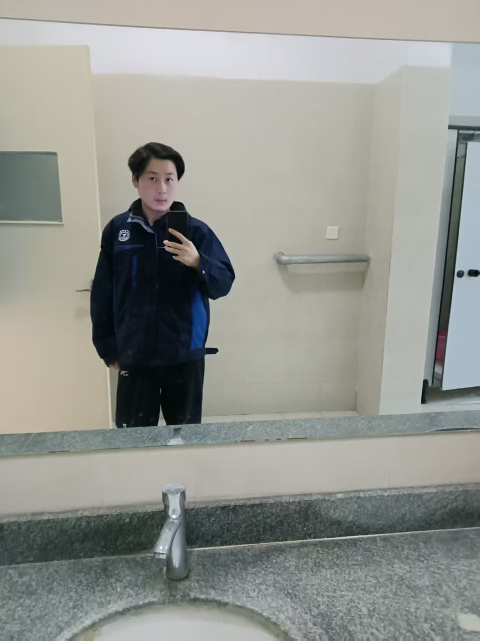
#> input picture us_imgs_hd/b858efb5f3a5e24823c816599005c57.jpg, 960 x 1282 px, found by its file name (shown at 1/2 size); its folder holds 6 pictures in this run
$ python enhance_all.py
#> lines starting #> are read from the running program, lines starting #| are printed output that depends on the picture
from PIL import Image, ImageEnhance, ImageFilter
import os

d = r"C:\Users\FYH\Documents\New project\us_imgs_hd"

# Ultra-enhance all images
for f in sorted(os.listdir(d)):
    if not f.lower().endswith('.jpg'): continue
    if 'user_photo' in f: continue
    if f.startswith('285d') or f.startswith('b858'): continue

    fp = os.path.join(d, f)
    im = Image.open(fp).convert("RGB")
    w, h = im.size

    # Aggressive enhancement for low-res-origin images
    if w <= 1000 and h <= 1000:
        im = im.resize((1920, 1080), Image.LANCZOS)
        # Strong sharpening
        for _ in range(2):
            im = im.filter(ImageFilter.SHARPEN)
        # Brightness + contrast
        im = ImageEnhance.Brightness(im).enhance(1.15)
        im = ImageEnhance.Contrast(im).enhance(1.25)
        im = ImageEnhance.Color(im).enhance(1.2)

    im.save(fp, "JPEG", quality=95)
    print(f"Enhanced: {f} -> {w}x{h} -> {im.size[0]}x{im.size[1]}")

# Process user photo 2 for Slide 1 (crop to landscape 1920x1080)
src = os.path.join(d, "b858efb5f3a5e24823c816599005c57.jpg")
dst = os.path.join(d, "user_photo_slide1.jpg")
if os.path.exists(src):
    im = Image.open(src).convert("RGB")
#> im is the input picture: PIL image 960x1282 RGB; mean R, G, B 147.4, 149.6, 143.9
    w, h = im.size
#> w = 960; h = 1282
    # Center crop to 16:9
    target_ratio = 1920/1080
    img_ratio = w/h
#> img_ratio = 0.749
    if img_ratio > target_ratio:
        new_w = int(h * target_ratio)
        left = (w - new_w)//2
        im = im.crop((left, 0, left+new_w, h))
    else:
        new_h = int(w / target_ratio)
#> new_h = 540
        top = (h - new_h)//2
#> top = 371
        im = im.crop((0, top, w, top+new_h))
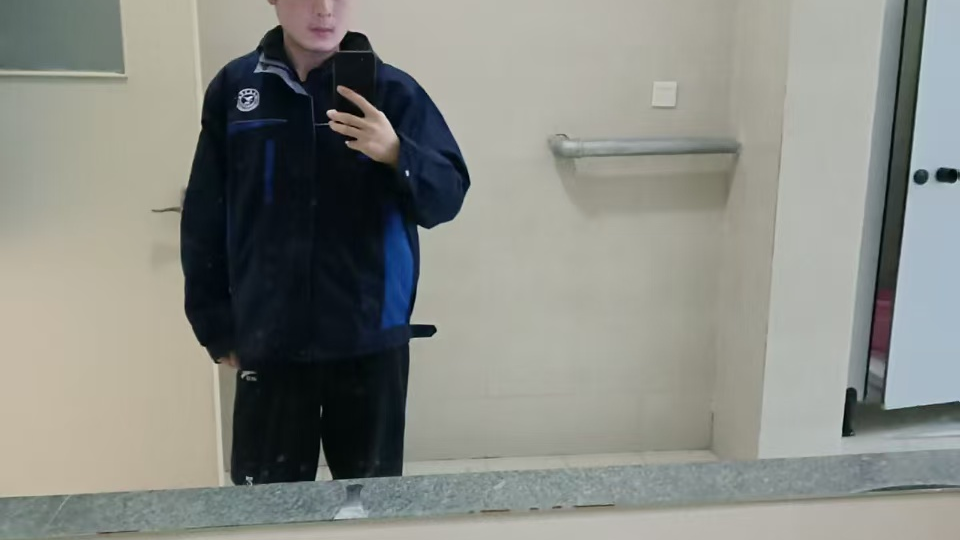
#> im: PIL image 960x540 RGB; mean R, G, B 135.9, 138.3, 132.1
    im = im.resize((1920, 1080), Image.LANCZOS)
#> im: PIL image 1920x1080 RGB
    im.save(dst, "JPEG", quality=95)
    print("Created user_photo_slide1.jpg:", im.size)
#| Created user_photo_slide1.jpg: (1920, 1080)
